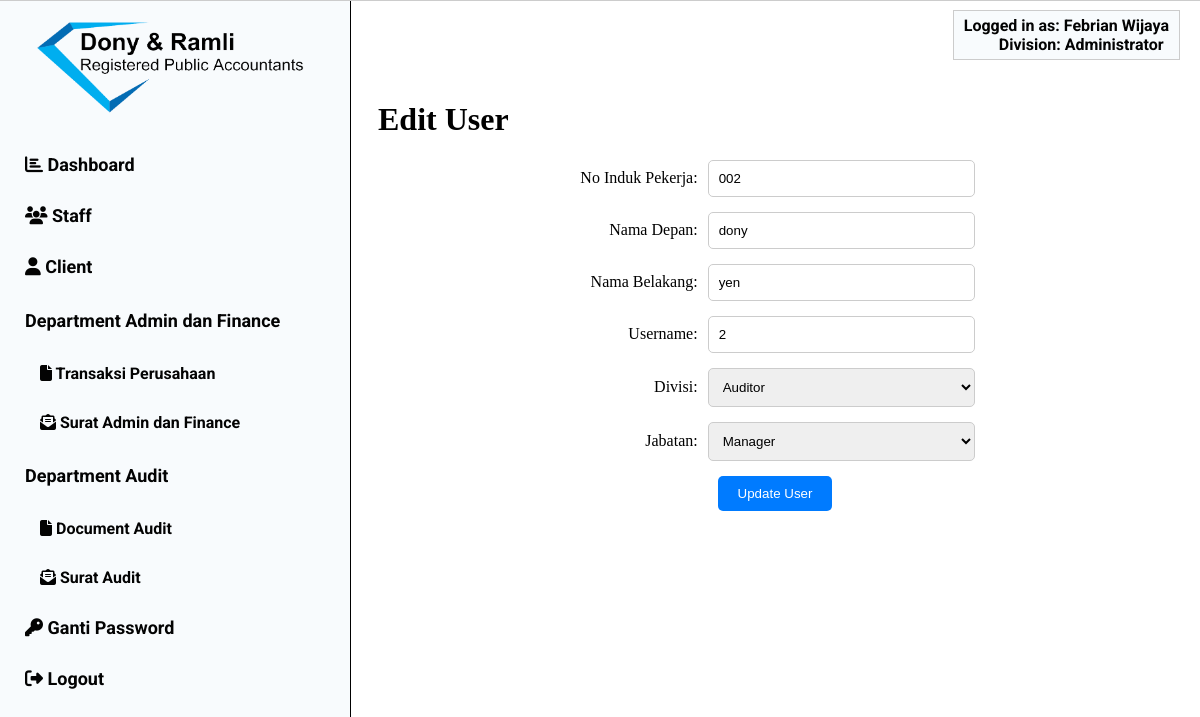
The page /edit_user.php?id=28 (signed in) on the database its author committed.
### tables this page shows
CREATE TABLE `users` (
  `id` int(11) NOT NULL,
  `no_induk` varchar(10) NOT NULL,
  `nama_depan` varchar(50) NOT NULL,
  `nama_belakang` varchar(50) DEFAULT NULL,
  `username` varchar(60) NOT NULL,
  `password` varchar(255) NOT NULL,
  `divisi` varchar(50) NOT NULL,
  `jabatan` varchar(50) NOT NULL
);

### edit_user.php (the view, shortened to what this page needs)
<?php
if (isset($_GET['id'])) {
    $user_id = $_GET['id'];
    $servername = "localhost";
    $username = "root";
    $password = "";
    $dbname = "db_dms";
    $conn = new mysqli($servername, $username, $password, $dbname);
    $sql = "SELECT id, no_induk, nama_depan, nama_belakang, username, divisi, jabatan FROM users WHERE id = $user_id";
    $result = $conn->query($sql);
    if ($result->num_rows == 1) {
        $row = $result->fetch_assoc();
    } else {
        echo "User not found.";
        exit;
    }
} else {
    echo "User ID not provided.";
    exit;
}
?>
<!DOCTYPE html>
<html>
<head>
    <link rel="stylesheet" href="style.css">
</head>
<body>
<?php
include 'header.php';
if ($_SESSION['divisi'] === 'Administrator') {
    include 'sidebar.php';
} elseif ($_SESSION['divisi'] === 'Auditor') {
    include 'audit_sidebar.php';
} elseif ($_SESSION['divisi'] === 'Admin dan Finance') {
    include 'finance_sidebar.php';
}
?>
<div class="content">
    <h1>Edit User</h1>
    <form class="user-form" action="process_edit_user.php" method="POST">
        <div class="form-input">
            <label class="form-label" for="no_induk">No Induk Pekerja:</label>
            <input type="text" id="no_induk" name="no_induk" value="<?php echo $row['no_induk']; ?>" required>
        </div>
        <div class="form-input">
            <label class="form-label" for="nama_depan">Nama Depan:</label>
            <input type="text" id="nama_depan" name="nama_depan" value="<?php echo $row['nama_depan']; ?>" required>
        </div>
        <div class="form-input">
            <label class="form-label" for="nama_belakang">Nama Belakang:</label>
            <input type="text" id="nama_belakang" name="nama_belakang" value="<?php echo $row['nama_belakang']; ?>" required>
        </div>
        <div class="form-input">
            <label class="form-label" for="username">Username:</label>
            <input type="text" id="username" name="username" value="<?php echo $row['username']; ?>" required>
        </div>
        <div class="form-input">
            <label class="form-label" for="divisi">Divisi:</label>
            <select id="divisi" name="divisi">
                <option value="Auditor" <?php if ($row['divisi'] == 'Auditor') echo 'selected'; ?>>Auditor</option>
            </select>
        </div>
        <div class="form-input">
            <label class="form-label" for="jabatan">Jabatan:</label>
            <select id="jabatan" name="jabatan">
                <option value="Manager" <?php if ($row['jabatan'] == 'Manager') echo 'selected'; ?>>Manager</option>
            </select>
        </div>
        <button type="submit" class="center-button">Update User</button>
    </form>
</div>
</body>
</html>

### header.php (shortened to what this page needs)
<?php
$DATABASE_HOST = 'localhost';
$DATABASE_USER = 'root';
$DATABASE_PASS = '';
$DATABASE_NAME = 'db_dms';
$con = mysqli_connect($DATABASE_HOST, $DATABASE_USER, $DATABASE_PASS, $DATABASE_NAME);
$user_id = $_SESSION['id'];
$divisi = $_SESSION['divisi'];
if ($stmt = $con->prepare('SELECT nama_depan, nama_belakang FROM users WHERE id = ?')) {
    $stmt->bind_param('i', $user_id);
    $stmt->execute();
    $stmt->store_result();
    if ($stmt->num_rows > 0) {
        $stmt->bind_result($nama_depan, $nama_belakang);
    }
}
?>
<div class="user-info">
    <span class="user-info-label">Logged in as:</span> <strong><?php echo $nama_depan . ' ' . $nama_belakang; ?></strong>
    <br>
    <span class="user-info-label user-info-divisi">Division:</span> <strong><?php echo $divisi; ?></strong>
</div>

### style.css (style rules this page uses)
.user-info { position: absolute; top: 10px; right: 20px; font-size: 16px; color: #030303; background-color: #F8FBFD; padding: 5px 10px; border: 1px solid #ccc; z-index: 1; font-family: 'Roboto', sans-serif; font-weight: 700; }
.content { margin-left: 350px; margin-top: 60px; padding: 20px; }

### edit_user.php (style rules this page uses)
.content { margin-left: 350px; margin-top: 60px; padding: 20px; }
.user-form { max-width: 400px; margin: 0 auto; }
.form-input { display: flex; align-items: center; margin-bottom: 15px; }
.form-label { flex: 1; margin-right: 10px; text-align: right; }
.user-form input, .user-form select { flex: 2; padding: 10px; border: 1px solid #ccc; border-radius: 5px; }
.user-form button { background-color: #007BFF; color: #fff; padding: 10px 20px; border: none; border-radius: 5px; cursor: pointer; display: block; margin: 0 auto; }

### header.php (style rules this page uses)
.user-info-divisi { margin-left: 35px; }

### rows shown on the page
users: nama_depan "Febrian", nama_belakang "Wijaya"
users: no_induk "002", nama_depan "dony", nama_belakang "yen", username "2", divisi "Auditor", jabatan "Manager"

### other values the page prints
$divisi "Administrator"
